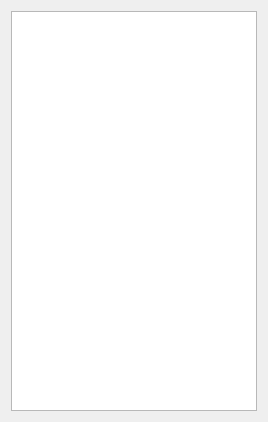
<?xml version="1.0" encoding="UTF-8"?>
<ui version="4.0">
 <class>NamesWidget</class>
 <widget class="QWidget" name="NamesWidget">
  <property name="geometry">
   <rect>
    <x>0</x>
    <y>0</y>
    <width>268</width>
    <height>422</height>
   </rect>
  </property>
  <property name="windowTitle">
   <string>Form</string>
  </property>
  <layout class="QVBoxLayout" name="verticalLayout">
   <item>
    <widget class="QListView" name="list"/>
   </item>
  </layout>
 </widget>
 <resources/>
 <connections/>
</ui>
